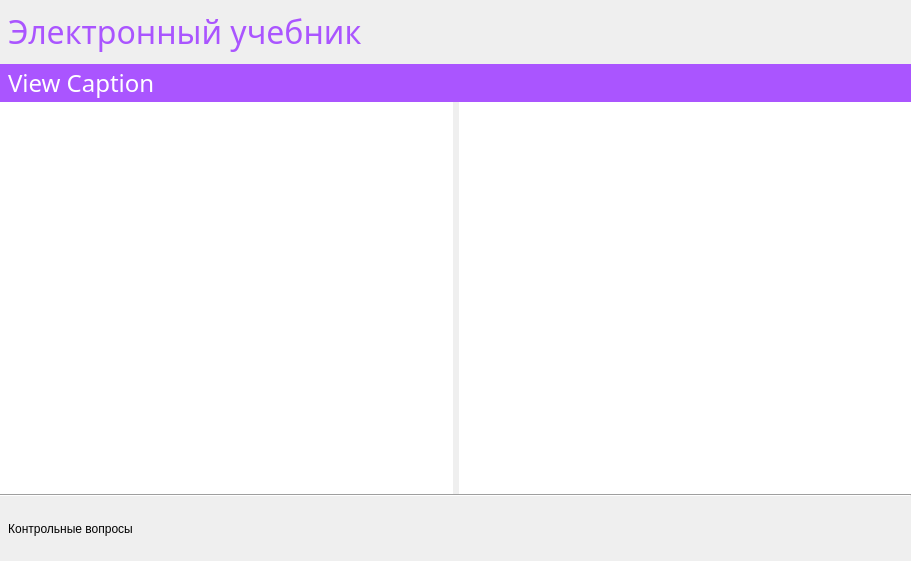
<?xml version="1.0" encoding="UTF-8"?>
<ui version="4.0">
 <class>MainWindow</class>
 <widget class="QMainWindow" name="MainWindow">
  <property name="geometry">
   <rect>
    <x>0</x>
    <y>0</y>
    <width>911</width>
    <height>561</height>
   </rect>
  </property>
  <property name="windowTitle">
   <string>Электронный учебник</string>
  </property>
  <property name="windowIcon">
   <iconset resource="resources.qrc">
    <normaloff>:/Icons/textbook.ico</normaloff>:/Icons/textbook.ico</iconset>
  </property>
  <widget class="QWidget" name="centralWidget">
   <layout class="QGridLayout" name="gridLayout">
    <property name="leftMargin">
     <number>0</number>
    </property>
    <property name="topMargin">
     <number>0</number>
    </property>
    <property name="rightMargin">
     <number>0</number>
    </property>
    <property name="bottomMargin">
     <number>0</number>
    </property>
    <property name="spacing">
     <number>0</number>
    </property>
    <item row="0" column="0">
     <layout class="QVBoxLayout" name="verticalLayout">
      <property name="spacing">
       <number>0</number>
      </property>
      <item>
       <layout class="QHBoxLayout" name="horizontalLayout_2">
        <item>
         <widget class="QLabel" name="lblCaption">
          <property name="sizePolicy">
           <sizepolicy hsizetype="Preferred" vsizetype="Minimum">
            <horstretch>0</horstretch>
            <verstretch>0</verstretch>
           </sizepolicy>
          </property>
          <property name="maximumSize">
           <size>
            <width>16777215</width>
            <height>72</height>
           </size>
          </property>
          <property name="font">
           <font>
            <family>Century Gothic</family>
            <pointsize>24</pointsize>
           </font>
          </property>
          <property name="text">
           <string>&lt;html&gt;&lt;head/&gt;&lt;body&gt;&lt;p&gt;&lt;span style=&quot; color:#aa55ff;&quot;&gt;&amp;nbsp;Электронный учебник&lt;/span&gt;&lt;/p&gt;&lt;/body&gt;&lt;/html&gt;</string>
          </property>
         </widget>
        </item>
        <item>
         <widget class="QPushButton" name="butInfo">
          <property name="minimumSize">
           <size>
            <width>0</width>
            <height>64</height>
           </size>
          </property>
          <property name="maximumSize">
           <size>
            <width>64</width>
            <height>16777215</height>
           </size>
          </property>
          <property name="toolTip">
           <string>Инфо</string>
          </property>
          <property name="text">
           <string/>
          </property>
          <property name="icon">
           <iconset resource="resources.qrc">
            <normaloff>:/Images/Options40x40.png</normaloff>:/Images/Options40x40.png</iconset>
          </property>
          <property name="iconSize">
           <size>
            <width>40</width>
            <height>40</height>
           </size>
          </property>
          <property name="flat">
           <bool>true</bool>
          </property>
         </widget>
        </item>
       </layout>
      </item>
      <item>
       <widget class="QStackedWidget" name="stackedWidget">
        <property name="sizePolicy">
         <sizepolicy hsizetype="Preferred" vsizetype="MinimumExpanding">
          <horstretch>0</horstretch>
          <verstretch>0</verstretch>
         </sizepolicy>
        </property>
        <widget class="QWidget" name="selectorView">
         <layout class="QGridLayout" name="gridLayout_2">
          <property name="leftMargin">
           <number>0</number>
          </property>
          <property name="topMargin">
           <number>0</number>
          </property>
          <property name="rightMargin">
           <number>0</number>
          </property>
          <property name="bottomMargin">
           <number>0</number>
          </property>
          <property name="spacing">
           <number>0</number>
          </property>
          <item row="0" column="0">
           <layout class="QVBoxLayout" name="verticalLayout_2">
            <property name="spacing">
             <number>0</number>
            </property>
            <item>
             <widget class="QLabel" name="selectorCaption">
              <property name="minimumSize">
               <size>
                <width>0</width>
                <height>38</height>
               </size>
              </property>
              <property name="palette">
               <palette>
                <active>
                 <colorrole role="WindowText">
                  <brush brushstyle="SolidPattern">
                   <color alpha="255">
                    <red>255</red>
                    <green>255</green>
                    <blue>255</blue>
                   </color>
                  </brush>
                 </colorrole>
                 <colorrole role="Base">
                  <brush brushstyle="SolidPattern">
                   <color alpha="255">
                    <red>255</red>
                    <green>255</green>
                    <blue>255</blue>
                   </color>
                  </brush>
                 </colorrole>
                 <colorrole role="Window">
                  <brush brushstyle="SolidPattern">
                   <color alpha="255">
                    <red>170</red>
                    <green>85</green>
                    <blue>255</blue>
                   </color>
                  </brush>
                 </colorrole>
                </active>
                <inactive>
                 <colorrole role="WindowText">
                  <brush brushstyle="SolidPattern">
                   <color alpha="255">
                    <red>255</red>
                    <green>255</green>
                    <blue>255</blue>
                   </color>
                  </brush>
                 </colorrole>
                 <colorrole role="Base">
                  <brush brushstyle="SolidPattern">
                   <color alpha="255">
                    <red>255</red>
                    <green>255</green>
                    <blue>255</blue>
                   </color>
                  </brush>
                 </colorrole>
                 <colorrole role="Window">
                  <brush brushstyle="SolidPattern">
                   <color alpha="255">
                    <red>170</red>
                    <green>85</green>
                    <blue>255</blue>
                   </color>
                  </brush>
                 </colorrole>
                </inactive>
                <disabled>
                 <colorrole role="WindowText">
                  <brush brushstyle="SolidPattern">
                   <color alpha="255">
                    <red>120</red>
                    <green>120</green>
                    <blue>120</blue>
                   </color>
                  </brush>
                 </colorrole>
                 <colorrole role="Base">
                  <brush brushstyle="SolidPattern">
                   <color alpha="255">
                    <red>170</red>
                    <green>85</green>
                    <blue>255</blue>
                   </color>
                  </brush>
                 </colorrole>
                 <colorrole role="Window">
                  <brush brushstyle="SolidPattern">
                   <color alpha="255">
                    <red>170</red>
                    <green>85</green>
                    <blue>255</blue>
                   </color>
                  </brush>
                 </colorrole>
                </disabled>
               </palette>
              </property>
              <property name="font">
               <font>
                <family>Century Gothic</family>
                <pointsize>18</pointsize>
                <weight>50</weight>
                <bold>false</bold>
               </font>
              </property>
              <property name="autoFillBackground">
               <bool>true</bool>
              </property>
              <property name="text">
               <string>View Caption</string>
              </property>
              <property name="indent">
               <number>8</number>
              </property>
             </widget>
            </item>
            <item>
             <layout class="QHBoxLayout" name="horizontalLayout_3">
              <item>
               <widget class="QListWidget" name="selectorList">
                <property name="sizePolicy">
                 <sizepolicy hsizetype="Expanding" vsizetype="Expanding">
                  <horstretch>0</horstretch>
                  <verstretch>0</verstretch>
                 </sizepolicy>
                </property>
                <property name="minimumSize">
                 <size>
                  <width>200</width>
                  <height>0</height>
                 </size>
                </property>
                <property name="font">
                 <font>
                  <family>Century Gothic</family>
                  <pointsize>12</pointsize>
                 </font>
                </property>
                <property name="frameShape">
                 <enum>QFrame::NoFrame</enum>
                </property>
                <property name="frameShadow">
                 <enum>QFrame::Plain</enum>
                </property>
                <property name="lineWidth">
                 <number>0</number>
                </property>
                <property name="editTriggers">
                 <set>QAbstractItemView::NoEditTriggers</set>
                </property>
                <property name="tabKeyNavigation">
                 <bool>true</bool>
                </property>
                <property name="selectionBehavior">
                 <enum>QAbstractItemView::SelectRows</enum>
                </property>
                <property name="currentRow">
                 <number>-1</number>
                </property>
               </widget>
              </item>
              <item>
               <widget class="QTextEdit" name="selectorTextArea">
                <property name="sizePolicy">
                 <sizepolicy hsizetype="Expanding" vsizetype="Expanding">
                  <horstretch>0</horstretch>
                  <verstretch>0</verstretch>
                 </sizepolicy>
                </property>
                <property name="font">
                 <font>
                  <family>Century Gothic</family>
                  <pointsize>12</pointsize>
                 </font>
                </property>
                <property name="frameShape">
                 <enum>QFrame::NoFrame</enum>
                </property>
                <property name="frameShadow">
                 <enum>QFrame::Plain</enum>
                </property>
                <property name="lineWidth">
                 <number>0</number>
                </property>
                <property name="undoRedoEnabled">
                 <bool>false</bool>
                </property>
                <property name="readOnly">
                 <bool>true</bool>
                </property>
               </widget>
              </item>
             </layout>
            </item>
           </layout>
          </item>
         </layout>
        </widget>
        <widget class="QWidget" name="slideView">
         <layout class="QGridLayout" name="gridLayout_3">
          <property name="leftMargin">
           <number>0</number>
          </property>
          <property name="topMargin">
           <number>0</number>
          </property>
          <property name="rightMargin">
           <number>0</number>
          </property>
          <property name="bottomMargin">
           <number>0</number>
          </property>
          <property name="spacing">
           <number>0</number>
          </property>
          <item row="0" column="0">
           <layout class="QVBoxLayout" name="verticalLayout_3">
            <property name="spacing">
             <number>0</number>
            </property>
            <item>
             <widget class="QLabel" name="slideCaption">
              <property name="minimumSize">
               <size>
                <width>0</width>
                <height>38</height>
               </size>
              </property>
              <property name="palette">
               <palette>
                <active>
                 <colorrole role="WindowText">
                  <brush brushstyle="SolidPattern">
                   <color alpha="255">
                    <red>255</red>
                    <green>255</green>
                    <blue>255</blue>
                   </color>
                  </brush>
                 </colorrole>
                 <colorrole role="Base">
                  <brush brushstyle="SolidPattern">
                   <color alpha="255">
                    <red>255</red>
                    <green>255</green>
                    <blue>255</blue>
                   </color>
                  </brush>
                 </colorrole>
                 <colorrole role="Window">
                  <brush brushstyle="SolidPattern">
                   <color alpha="255">
                    <red>170</red>
                    <green>85</green>
                    <blue>255</blue>
                   </color>
                  </brush>
                 </colorrole>
                </active>
                <inactive>
                 <colorrole role="WindowText">
                  <brush brushstyle="SolidPattern">
                   <color alpha="255">
                    <red>255</red>
                    <green>255</green>
                    <blue>255</blue>
                   </color>
                  </brush>
                 </colorrole>
                 <colorrole role="Base">
                  <brush brushstyle="SolidPattern">
                   <color alpha="255">
                    <red>255</red>
                    <green>255</green>
                    <blue>255</blue>
                   </color>
                  </brush>
                 </colorrole>
                 <colorrole role="Window">
                  <brush brushstyle="SolidPattern">
                   <color alpha="255">
                    <red>170</red>
                    <green>85</green>
                    <blue>255</blue>
                   </color>
                  </brush>
                 </colorrole>
                </inactive>
                <disabled>
                 <colorrole role="WindowText">
                  <brush brushstyle="SolidPattern">
                   <color alpha="255">
                    <red>120</red>
                    <green>120</green>
                    <blue>120</blue>
                   </color>
                  </brush>
                 </colorrole>
                 <colorrole role="Base">
                  <brush brushstyle="SolidPattern">
                   <color alpha="255">
                    <red>170</red>
                    <green>85</green>
                    <blue>255</blue>
                   </color>
                  </brush>
                 </colorrole>
                 <colorrole role="Window">
                  <brush brushstyle="SolidPattern">
                   <color alpha="255">
                    <red>170</red>
                    <green>85</green>
                    <blue>255</blue>
                   </color>
                  </brush>
                 </colorrole>
                </disabled>
               </palette>
              </property>
              <property name="font">
               <font>
                <family>Century Gothic</family>
                <pointsize>18</pointsize>
                <weight>50</weight>
                <bold>false</bold>
               </font>
              </property>
              <property name="autoFillBackground">
               <bool>true</bool>
              </property>
              <property name="text">
               <string>View Caption</string>
              </property>
              <property name="indent">
               <number>8</number>
              </property>
             </widget>
            </item>
            <item>
             <layout class="QHBoxLayout" name="horizontalLayout_4">
              <item>
               <widget class="QGraphicsView" name="slideImage">
                <property name="frameShape">
                 <enum>QFrame::NoFrame</enum>
                </property>
                <property name="lineWidth">
                 <number>0</number>
                </property>
                <property name="renderHints">
                 <set>QPainter::Antialiasing|QPainter::HighQualityAntialiasing|QPainter::SmoothPixmapTransform|QPainter::TextAntialiasing</set>
                </property>
               </widget>
              </item>
              <item>
               <widget class="QTextEdit" name="slideTextArea">
                <property name="sizePolicy">
                 <sizepolicy hsizetype="Expanding" vsizetype="Expanding">
                  <horstretch>0</horstretch>
                  <verstretch>0</verstretch>
                 </sizepolicy>
                </property>
                <property name="font">
                 <font>
                  <family>Century Gothic</family>
                  <pointsize>12</pointsize>
                 </font>
                </property>
                <property name="frameShape">
                 <enum>QFrame::NoFrame</enum>
                </property>
                <property name="frameShadow">
                 <enum>QFrame::Plain</enum>
                </property>
                <property name="lineWidth">
                 <number>0</number>
                </property>
                <property name="undoRedoEnabled">
                 <bool>false</bool>
                </property>
                <property name="readOnly">
                 <bool>true</bool>
                </property>
               </widget>
              </item>
             </layout>
            </item>
           </layout>
          </item>
         </layout>
        </widget>
        <widget class="QWidget" name="quizView">
         <layout class="QGridLayout" name="gridLayout_4">
          <property name="leftMargin">
           <number>0</number>
          </property>
          <property name="topMargin">
           <number>0</number>
          </property>
          <property name="rightMargin">
           <number>0</number>
          </property>
          <property name="bottomMargin">
           <number>0</number>
          </property>
          <property name="spacing">
           <number>0</number>
          </property>
          <item row="0" column="0">
           <layout class="QVBoxLayout" name="verticalLayout_4">
            <property name="spacing">
             <number>0</number>
            </property>
            <item>
             <widget class="QLabel" name="quizCaption">
              <property name="minimumSize">
               <size>
                <width>0</width>
                <height>38</height>
               </size>
              </property>
              <property name="palette">
               <palette>
                <active>
                 <colorrole role="WindowText">
                  <brush brushstyle="SolidPattern">
                   <color alpha="255">
                    <red>255</red>
                    <green>255</green>
                    <blue>255</blue>
                   </color>
                  </brush>
                 </colorrole>
                 <colorrole role="Base">
                  <brush brushstyle="SolidPattern">
                   <color alpha="255">
                    <red>255</red>
                    <green>255</green>
                    <blue>255</blue>
                   </color>
                  </brush>
                 </colorrole>
                 <colorrole role="Window">
                  <brush brushstyle="SolidPattern">
                   <color alpha="255">
                    <red>170</red>
                    <green>85</green>
                    <blue>255</blue>
                   </color>
                  </brush>
                 </colorrole>
                </active>
                <inactive>
                 <colorrole role="WindowText">
                  <brush brushstyle="SolidPattern">
                   <color alpha="255">
                    <red>255</red>
                    <green>255</green>
                    <blue>255</blue>
                   </color>
                  </brush>
                 </colorrole>
                 <colorrole role="Base">
                  <brush brushstyle="SolidPattern">
                   <color alpha="255">
                    <red>255</red>
                    <green>255</green>
                    <blue>255</blue>
                   </color>
                  </brush>
                 </colorrole>
                 <colorrole role="Window">
                  <brush brushstyle="SolidPattern">
                   <color alpha="255">
                    <red>170</red>
                    <green>85</green>
                    <blue>255</blue>
                   </color>
                  </brush>
                 </colorrole>
                </inactive>
                <disabled>
                 <colorrole role="WindowText">
                  <brush brushstyle="SolidPattern">
                   <color alpha="255">
                    <red>120</red>
                    <green>120</green>
                    <blue>120</blue>
                   </color>
                  </brush>
                 </colorrole>
                 <colorrole role="Base">
                  <brush brushstyle="SolidPattern">
                   <color alpha="255">
                    <red>170</red>
                    <green>85</green>
                    <blue>255</blue>
                   </color>
                  </brush>
                 </colorrole>
                 <colorrole role="Window">
                  <brush brushstyle="SolidPattern">
                   <color alpha="255">
                    <red>170</red>
                    <green>85</green>
                    <blue>255</blue>
                   </color>
                  </brush>
                 </colorrole>
                </disabled>
               </palette>
              </property>
              <property name="font">
               <font>
                <family>Century Gothic</family>
                <pointsize>18</pointsize>
                <weight>50</weight>
                <bold>false</bold>
               </font>
              </property>
              <property name="autoFillBackground">
               <bool>true</bool>
              </property>
              <property name="text">
               <string>View Caption</string>
              </property>
              <property name="indent">
               <number>8</number>
              </property>
             </widget>
            </item>
            <item>
             <layout class="QVBoxLayout" name="verticalLayout_5">
              <item>
               <widget class="QTextEdit" name="questionTextArea">
                <property name="sizePolicy">
                 <sizepolicy hsizetype="Expanding" vsizetype="Expanding">
                  <horstretch>0</horstretch>
                  <verstretch>0</verstretch>
                 </sizepolicy>
                </property>
                <property name="maximumSize">
                 <size>
                  <width>16777215</width>
                  <height>64</height>
                 </size>
                </property>
                <property name="font">
                 <font>
                  <family>Century Gothic</family>
                  <pointsize>12</pointsize>
                 </font>
                </property>
                <property name="frameShape">
                 <enum>QFrame::NoFrame</enum>
                </property>
                <property name="frameShadow">
                 <enum>QFrame::Plain</enum>
                </property>
                <property name="lineWidth">
                 <number>0</number>
                </property>
                <property name="undoRedoEnabled">
                 <bool>false</bool>
                </property>
                <property name="readOnly">
                 <bool>true</bool>
                </property>
               </widget>
              </item>
              <item>
               <widget class="QListWidget" name="questionList">
                <property name="sizePolicy">
                 <sizepolicy hsizetype="Expanding" vsizetype="Expanding">
                  <horstretch>0</horstretch>
                  <verstretch>0</verstretch>
                 </sizepolicy>
                </property>
                <property name="minimumSize">
                 <size>
                  <width>200</width>
                  <height>0</height>
                 </size>
                </property>
                <property name="font">
                 <font>
                  <family>Century Gothic</family>
                  <pointsize>12</pointsize>
                 </font>
                </property>
                <property name="frameShape">
                 <enum>QFrame::NoFrame</enum>
                </property>
                <property name="frameShadow">
                 <enum>QFrame::Plain</enum>
                </property>
                <property name="lineWidth">
                 <number>0</number>
                </property>
                <property name="editTriggers">
                 <set>QAbstractItemView::NoEditTriggers</set>
                </property>
                <property name="tabKeyNavigation">
                 <bool>true</bool>
                </property>
                <property name="selectionBehavior">
                 <enum>QAbstractItemView::SelectRows</enum>
                </property>
                <property name="spacing">
                 <number>2</number>
                </property>
                <property name="currentRow">
                 <number>-1</number>
                </property>
               </widget>
              </item>
             </layout>
            </item>
           </layout>
          </item>
         </layout>
        </widget>
       </widget>
      </item>
      <item>
       <widget class="Line" name="line_2">
        <property name="orientation">
         <enum>Qt::Horizontal</enum>
        </property>
       </widget>
      </item>
      <item>
       <layout class="QHBoxLayout" name="horizontalLayout">
        <property name="spacing">
         <number>4</number>
        </property>
        <property name="leftMargin">
         <number>4</number>
        </property>
        <property name="rightMargin">
         <number>4</number>
        </property>
        <item>
         <widget class="QPushButton" name="butQuiz">
          <property name="minimumSize">
           <size>
            <width>0</width>
            <height>64</height>
           </size>
          </property>
          <property name="maximumSize">
           <size>
            <width>16777215</width>
            <height>16777215</height>
           </size>
          </property>
          <property name="toolTip">
           <string>Контрольные вопросы</string>
          </property>
          <property name="text">
           <string>Контрольные вопросы</string>
          </property>
          <property name="icon">
           <iconset resource="resources.qrc">
            <normaloff>:/Images/Check40x40.png</normaloff>:/Images/Check40x40.png</iconset>
          </property>
          <property name="iconSize">
           <size>
            <width>40</width>
            <height>40</height>
           </size>
          </property>
          <property name="flat">
           <bool>true</bool>
          </property>
         </widget>
        </item>
        <item>
         <widget class="QWidget" name="navPanel" native="true">
          <property name="minimumSize">
           <size>
            <width>250</width>
            <height>0</height>
           </size>
          </property>
         </widget>
        </item>
        <item>
         <spacer name="horizontalSpacer">
          <property name="orientation">
           <enum>Qt::Horizontal</enum>
          </property>
          <property name="sizeHint" stdset="0">
           <size>
            <width>398</width>
            <height>20</height>
           </size>
          </property>
         </spacer>
        </item>
        <item>
         <widget class="QPushButton" name="butLevelUp">
          <property name="minimumSize">
           <size>
            <width>0</width>
            <height>64</height>
           </size>
          </property>
          <property name="maximumSize">
           <size>
            <width>64</width>
            <height>16777215</height>
           </size>
          </property>
          <property name="toolTip">
           <string>К списку лекций или курсов</string>
          </property>
          <property name="text">
           <string/>
          </property>
          <property name="icon">
           <iconset resource="resources.qrc">
            <normaloff>:/Images/Top40x40.png</normaloff>:/Images/Top40x40.png</iconset>
          </property>
          <property name="iconSize">
           <size>
            <width>40</width>
            <height>40</height>
           </size>
          </property>
          <property name="flat">
           <bool>true</bool>
          </property>
         </widget>
        </item>
        <item>
         <widget class="QPushButton" name="butBackward">
          <property name="minimumSize">
           <size>
            <width>0</width>
            <height>64</height>
           </size>
          </property>
          <property name="maximumSize">
           <size>
            <width>64</width>
            <height>16777215</height>
           </size>
          </property>
          <property name="toolTip">
           <string>Назад</string>
          </property>
          <property name="text">
           <string/>
          </property>
          <property name="icon">
           <iconset resource="resources.qrc">
            <normaloff>:/Images/Backward40x40.png</normaloff>:/Images/Backward40x40.png</iconset>
          </property>
          <property name="iconSize">
           <size>
            <width>40</width>
            <height>40</height>
           </size>
          </property>
          <property name="flat">
           <bool>true</bool>
          </property>
         </widget>
        </item>
        <item>
         <widget class="QPushButton" name="butForward">
          <property name="minimumSize">
           <size>
            <width>0</width>
            <height>64</height>
           </size>
          </property>
          <property name="maximumSize">
           <size>
            <width>64</width>
            <height>16777215</height>
           </size>
          </property>
          <property name="toolTip">
           <string>Далее</string>
          </property>
          <property name="text">
           <string/>
          </property>
          <property name="icon">
           <iconset resource="resources.qrc">
            <normaloff>:/Images/Forward40x40.png</normaloff>:/Images/Forward40x40.png</iconset>
          </property>
          <property name="iconSize">
           <size>
            <width>40</width>
            <height>40</height>
           </size>
          </property>
          <property name="flat">
           <bool>true</bool>
          </property>
         </widget>
        </item>
       </layout>
      </item>
     </layout>
    </item>
   </layout>
  </widget>
 </widget>
 <layoutdefault spacing="6" margin="11"/>
 <resources>
  <include location="resources.qrc"/>
 </resources>
 <connections/>
</ui>
